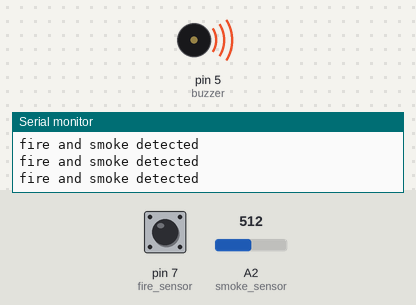
Recording of a sketch running on a simulated Arduino Uno, built with avr-gcc and run on an emulated ATmega328P. Shown: buzzer (waves = sounding, pin HIGH), the last lines printed to the serial monitor. The inputs (shaded band) are chosen by the test bench; at power-on: A2 (smoke_sensor) = 512, pin 7 (fire_sensor) LOW.

Above: at 1.2 s.
1.3 s: A2 (smoke_sensor) set to 258
4.3 s: A2 (smoke_sensor) set to 240
At 5.5 s:
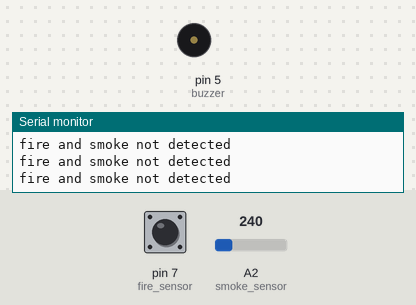
5.8 s: pin 7 (fire_sensor) driven HIGH
At 6.8 s:
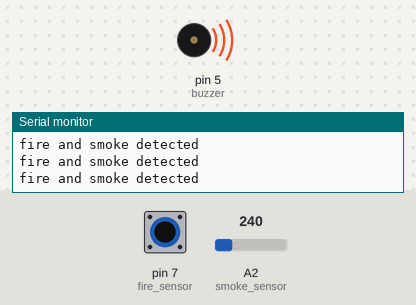
8.8 s: pin 7 (fire_sensor) driven LOW
At 9.8 s:
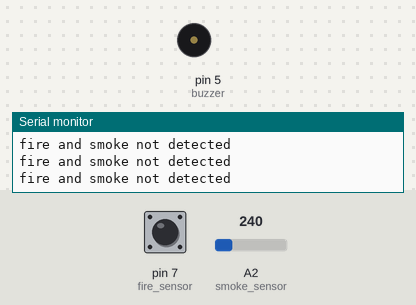
10.3 s: pin 7 (fire_sensor) pulsed HIGH 2 times (0.12 s each, 0.3 s apart)
At 10.39 s:
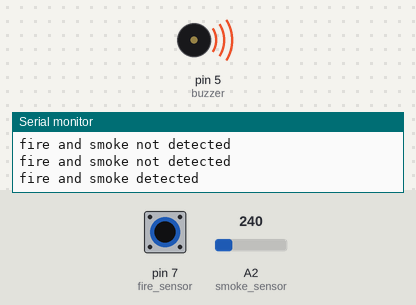
13.9 s: A2 (smoke_sensor) set to 260
At 14.2 s:
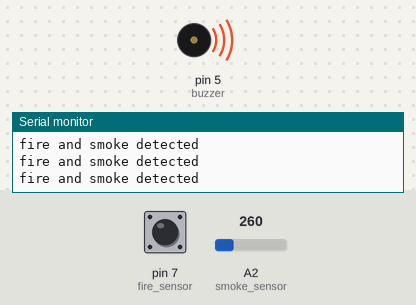
Timing chart, 0 to 16.4 s (numbered marks = the images above; inputs shaded):
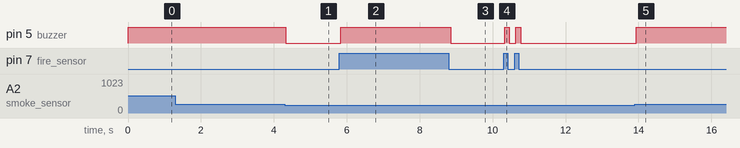

The sketch:

smart_fire_alarm.ino
```cpp
int buzzer = 5;
int fire_sensor = 7, smoke_sensor = A2;

void setup()
{
    Serial.begin(9600);
    pinMode(buzzer, OUTPUT);
    pinMode(fire_sensor, INPUT);
}

void loop()
{
    if ((digitalRead(fire_sensor)==true) || (analogRead(smoke_sensor)>250))
    {
        Serial.print("fire and smoke detected");
        digitalWrite(buzzer, HIGH);
    }
    else
    {
        Serial.print("fire and smoke not detected");
        digitalWrite(buzzer, LOW);
    }
    Serial.println("");
}
```

Measured:
- the behaviour switches between 251 and 250 on A2 (smoke_sensor) (found by bisection; images 0 and 1)
- after the input at 4.3 s, pin 5 (buzzer): HIGH → LOW at once
- after the input at 5.8 s, pin 5 (buzzer): LOW → HIGH at once
- after the input at 8.8 s, pin 5 (buzzer): HIGH → LOW after 0.05 s
- after the input at 10.3 s, pin 5 (buzzer): alternates HIGH for 0.13 s and LOW for 0.18 s, 4 changes in all, then stays LOW, starting at once
- after the input at 13.9 s, pin 5 (buzzer): LOW → HIGH at once
